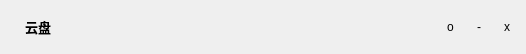
<?xml version="1.0" encoding="UTF-8"?>
<ui version="4.0">
 <class>titlewidget</class>
 <widget class="QWidget" name="titlewidget">
  <property name="geometry">
   <rect>
    <x>0</x>
    <y>0</y>
    <width>526</width>
    <height>54</height>
   </rect>
  </property>
  <property name="windowTitle">
   <string>Form</string>
  </property>
  <layout class="QHBoxLayout" name="horizontalLayout">
   <property name="spacing">
    <number>9</number>
   </property>
   <property name="leftMargin">
    <number>9</number>
   </property>
   <property name="topMargin">
    <number>9</number>
   </property>
   <property name="rightMargin">
    <number>9</number>
   </property>
   <property name="bottomMargin">
    <number>9</number>
   </property>
   <item>
    <widget class="QLabel" name="logo">
     <property name="text">
      <string/>
     </property>
    </widget>
   </item>
   <item>
    <widget class="QLabel" name="wg_title">
     <property name="font">
      <font>
       <family>微软雅黑</family>
       <pointsize>10</pointsize>
       <weight>75</weight>
       <bold>true</bold>
      </font>
     </property>
     <property name="text">
      <string>云盘</string>
     </property>
    </widget>
   </item>
   <item>
    <spacer name="horizontalSpacer">
     <property name="orientation">
      <enum>Qt::Horizontal</enum>
     </property>
     <property name="sizeHint" stdset="0">
      <size>
       <width>374</width>
       <height>20</height>
      </size>
     </property>
    </spacer>
   </item>
   <item>
    <widget class="QToolButton" name="set">
     <property name="text">
      <string>o</string>
     </property>
     <property name="icon">
      <iconset resource="../resources.qrc">
       <normaloff>:/image/login_setting.png</normaloff>:/image/login_setting.png</iconset>
     </property>
     <property name="iconSize">
      <size>
       <width>16</width>
       <height>16</height>
      </size>
     </property>
     <property name="autoRaise">
      <bool>true</bool>
     </property>
    </widget>
   </item>
   <item>
    <widget class="QToolButton" name="min">
     <property name="text">
      <string>-</string>
     </property>
     <property name="icon">
      <iconset resource="../resources.qrc">
       <normaloff>:/image/login_min.png</normaloff>:/image/login_min.png</iconset>
     </property>
     <property name="iconSize">
      <size>
       <width>16</width>
       <height>16</height>
      </size>
     </property>
     <property name="autoRaise">
      <bool>true</bool>
     </property>
    </widget>
   </item>
   <item>
    <widget class="QToolButton" name="close">
     <property name="text">
      <string>x</string>
     </property>
     <property name="icon">
      <iconset>
       <normalon>:/image/login_close.png</normalon>
      </iconset>
     </property>
     <property name="iconSize">
      <size>
       <width>16</width>
       <height>16</height>
      </size>
     </property>
     <property name="autoRaise">
      <bool>true</bool>
     </property>
    </widget>
   </item>
  </layout>
 </widget>
 <resources>
  <include location="../resources.qrc"/>
 </resources>
 <connections/>
</ui>
